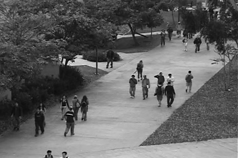
#> input picture vidf1_33_002_f200.png, 238 x 158 px, given in place of vidf1_33_002_f026_prep.png, which was not available
$ python segmentacja.py
#> lines starting #> are read from the running program, lines starting #| are printed output that depends on the picture; after the words box and inside, x2 and y2 are one past the last pixel; in counts of white or black regions, pixels touching at a corner belong together; pictures that were not available may be replaced by others from this repository, and a replacement may not be noted
import scipy.io
import cv2
import numpy as np


img = cv2.imread('vidf1_33_002_f026_prep.png')
#> img is the input picture: shape (158, 238, 3); min 0, max 237, mean 98.3
img = cv2.imread('vidf1_33_002_f200.png')

def segmentacja(path = "C:/Users/Praca/Desktop/Praca_inzynierska/ucsdpeds/vidf/vidf1_33_000.y/vidf1_33_000_f001.png"):

    # opening files
    dmap_file = open('dmap.txt', 'w')
    img_maped_file = open('img_maped.txt', 'w')
    binarized_file = open('binarized.txt', 'w')
    img = cv2.imread(path)
    img = cv2.cvtColor(img,cv2.COLOR_BGR2GRAY)
#> img: shape (158, 238)
    #loading roi
    mat  = scipy.io.loadmat('vidf1_33_roi_mainwalkway.mat')
#> (reads vidf1_33_roi_mainwalkway.mat from the repository)
    roi = mat['roi'][0]
    roi = np.array(roi[0][2])

    #binarization
    ret, binarized = cv2.threshold(img,90,255,cv2.THRESH_BINARY_INV)
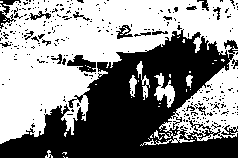
#> binarized: shape (158, 238); 55.2% white; 307 black regions (286 under 20 px), largest, box (x1, y1, x2, y2) and area: (0, 29, 238, 158) 14707, (67, 55, 96, 73) 274, (0, 0, 21, 29) 211


    #binarized roi
    binarized_roi = cv2.bitwise_and(binarized,binarized,mask = roi)
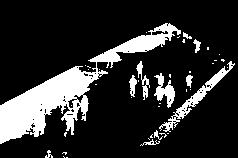
#> binarized_roi: shape (158, 238); 17.5% white; 42 white regions (31 under 20 px), largest, box (x1, y1, x2, y2) and area: (0, 23, 181, 144) 4933, (159, 61, 235, 132) 686, (154, 73, 175, 108) 341
    binarized_roi = binarized_roi/255
    binarized_roi = binarized_roi.astype(np.uint8)
    img_masked= cv2.multiply(img,binarized_roi)
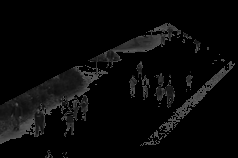
#> img_masked: shape (158, 238); min 0, max 90, mean 8.8
    #showing images
    cv2.imshow('img',img)
    # [7 lines of commented-out code are left out]
    return(img_masked)


if __name__ == "__main__":
    segmentacja()
